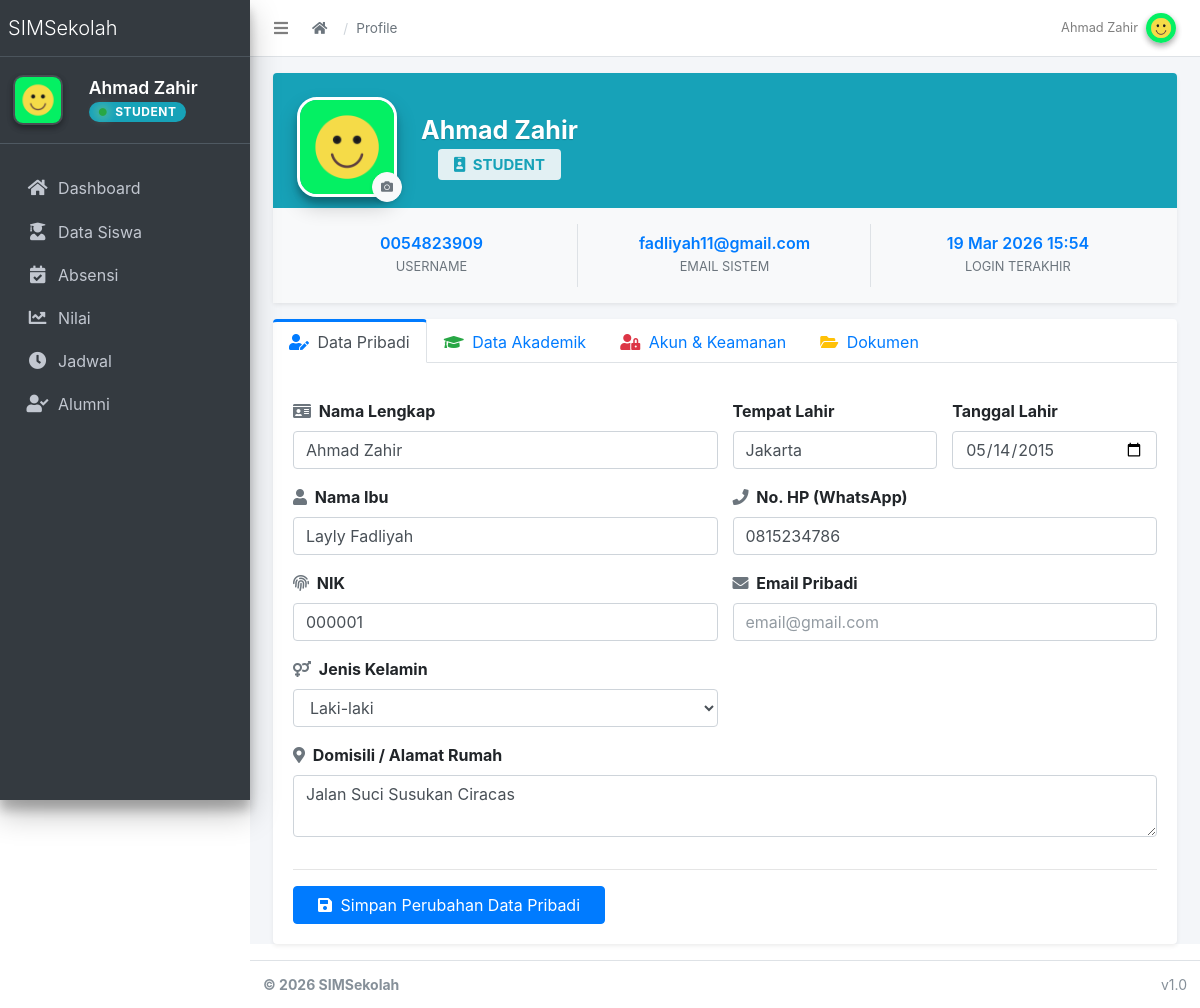
The page /students/profile/ (signed in) on the database as committed earlier.
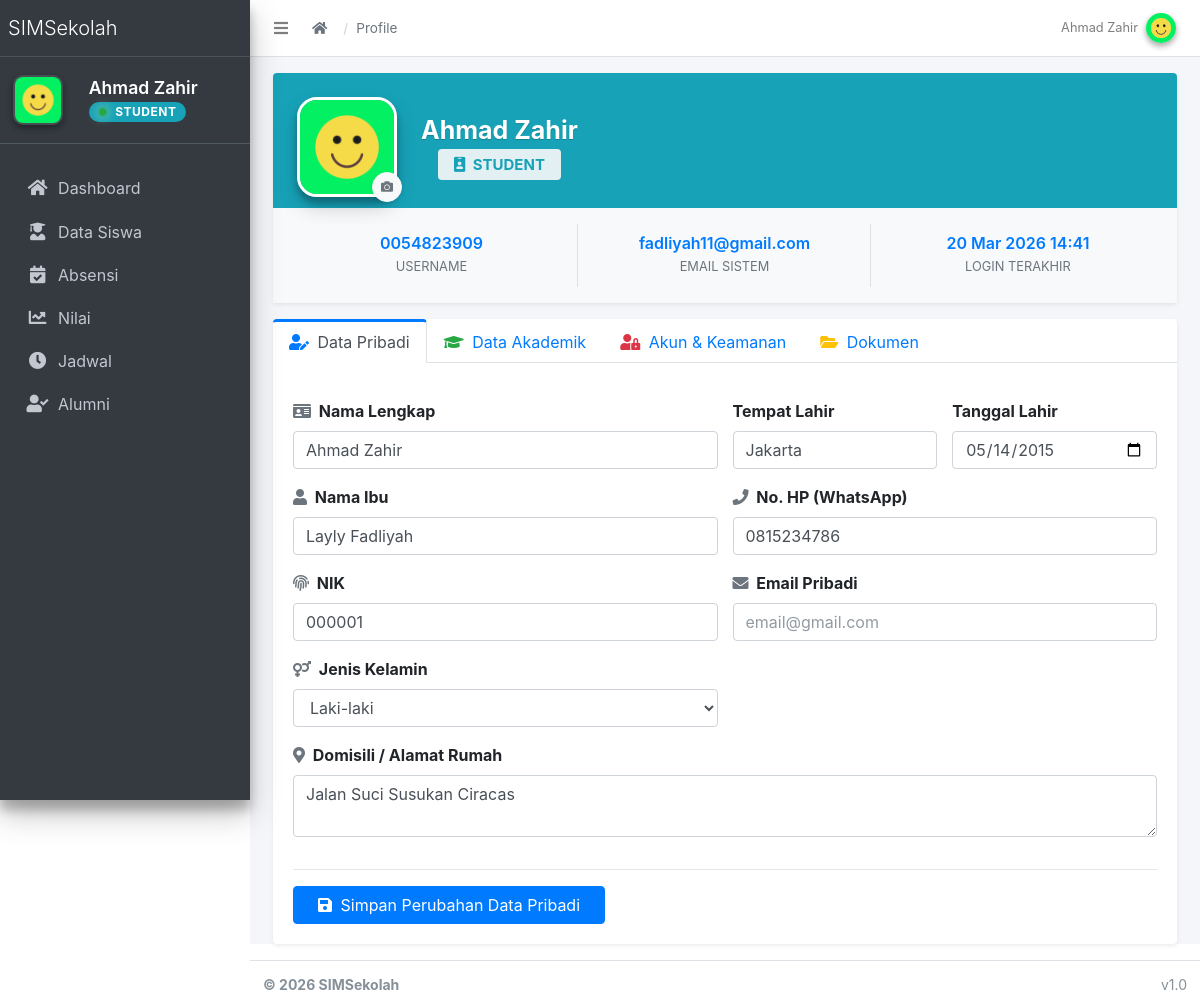
The same page on the database as committed later.
### apps/accounts/models.py (models this page shows, shortened)
class User(AbstractUser):
    role = models.CharField(
        max_length=20,
        choices=(
            ('admin', 'Admin'),
            ('operator', 'Operator'),
            ('teacher', 'Teacher'),
            ('student', 'Student'),
        ),
        default='student'
    )

### apps/students/models.py (models this page shows)
class StudentProfile(models.Model):
    GENDER_CHOICES = (
        ('L', 'Laki-laki'),
        ('P', 'Perempuan'),
    )
    user = models.OneToOneField('accounts.User', on_delete=models.CASCADE, related_name='student_profile')
    nama_lengkap = models.CharField(max_length=255)
    jenis_kelamin = models.CharField(max_length=1, choices=GENDER_CHOICES, blank=True)
    nik = models.CharField(max_length=16, blank=True)
    nisn = models.CharField(max_length=20, unique=True)
    foto = models.ImageField(upload_to='photos/students/', blank=True, null=True)
    ijazah = models.FileField(upload_to='documents/students/ijazah/', null=True, blank=True)
    tempat_lahir = models.CharField(max_length=100, blank=True)
    tanggal_lahir = models.DateField(null=True, blank=True)
    nama_ibu_kandung = models.CharField(max_length=100, blank=True)
    alamat_rumah = models.TextField(blank=True)
    no_hp = models.CharField(max_length=20, blank=True)
    email_pribadi = models.EmailField(blank=True)
    status_akademik = models.CharField(
        max_length=20,
        choices=[('aktif', 'Aktif'), ('lulus', 'Lulus'), ('drop', 'Putus Sekolah')],
        default='aktif'
    )
    classroom = models.ForeignKey(
        'academics.Classroom',
        on_delete=models.SET_NULL,
        null=True,
        blank=True,
        related_name='students'
    )

### apps/students/views.py (the view)
# urls.py: path('profile/', profile_view, name='profile'),
@login_required
def profile_view(request):
    if request.user.role != 'student':
        messages.error(request, 'Akses ditolak. Anda bukan siswa.')
        return redirect('dashboard')
    profile, _ = StudentProfile.objects.get_or_create(user=request.user)
    if request.method == 'POST':
        u_form = UserForm(request.POST, instance=request.user)
        p_form = StudentProfileForm(request.POST, request.FILES, instance=profile)
        if u_form.is_valid() and p_form.is_valid():
            user_obj = u_form.save(commit=False)
            password = u_form.cleaned_data.get('password')
            if password:
                user_obj.set_password(password)
            user_obj.save()
            update_session_auth_hash(request, user_obj)
            p_form.save()
            messages.success(request, 'Profil Anda berhasil diperbarui!')
            return redirect('students:profile')
        else:
            messages.error(request, 'Gagal memperbarui profil. Silakan cek kembali.')
    else:
        u_form = UserForm(instance=request.user)
        u_form.fields['password'].initial = "" # Kosongkan field password di UI
        p_form = StudentProfileForm(instance=profile)
    return render(request, 'students/profile.html', {
        'u_form': u_form,
        'p_form': p_form,
        'profile': profile, # Kirim objek profile untuk preview foto
    })

### apps/accounts/forms.py
class UserForm(forms.ModelForm):
    password = forms.CharField(
        widget=forms.PasswordInput(attrs={'placeholder': 'Masukkan password'}),
        required=False,
        help_text="Gunakan password yang kuat."
    )
    class Meta:
        model = User
        fields = ['username', 'email']
        widgets = {field: forms.TextInput(attrs={'class': 'form-control'}) for field in fields}

### apps/students/forms.py
class StudentProfileForm(forms.ModelForm): # Pastikan namanya persis ini
    class Meta:
        model = StudentProfile
        fields = ['nama_lengkap', 'nisn', 'nama_ibu_kandung', 'tempat_lahir', 'tanggal_lahir', 'foto','ijazah','nik','jenis_kelamin','alamat_rumah','no_hp','email_pribadi']

### apps/accounts/templatetags/account_tags.py (called while the page is built)
@register.inclusion_tag('accounts/partials/user_info.html') # Sesuaikan template tag Suhu
def user_profile_info(user):
    profile = None
    if user.is_authenticated:
        if hasattr(user, 'userprofile'):
            profile = user.userprofile
        elif hasattr(user, 'student_profile'):
            profile = user.student_profile
    return {
        'user': user,
        'profile': profile,
    }

### apps/core/context_processors.py (called while the page is built)
def theme(request):
    return {
        "THEME": settings.THEME
    }

### apps/students/templates/students/profile.html (shortened to what the changed rows need)
{% extends "admin/base.html" %}
{% load static %}
{% load widget_tweaks %}
{% block content %}
<div class="container-fluid">
 <form method="post" enctype="multipart/form-data">
    <div class="card card-widget widget-user shadow-sm">
        <div class="widget-user-header bg-info p-4"> <div class="d-flex align-items-center">
                <div class="widget-user-info-right text-white">
                    <h2 class="widget-user-username mb-1" style="font-weight: 700;">
                        {{ profile.nama_lengkap|default:request.user.username }}
                    </h2>
                    <h5 class="widget-user-desc mb-0" style="opacity: 0.9; font-weight: 300;">
                        <span class="badge badge-light px-3 py-2" style="color: #17a2b8;">
                            <i class="fas fa-id-badge mr-1"></i> {{ request.user.role|upper|default:"USER" }}
                        </span>
                    </h5>
                </div>
            </div>
        </div>
        <div class="card-footer py-3 bg-light">
            <div class="row text-center">
                <div class="col-sm-4 border-right">
                    <div class="description-block">
                        <h5 class="description-header text-primary">{{ request.user.username }}</h5>
                        <span class="description-text small text-muted">USERNAME</span>
                    </div>
                </div>
                <div class="col-sm-4 border-right">
                    <div class="description-block">
                        <h5 class="description-header text-primary text-truncate px-2">{{ request.user.email|default:"-" }}</h5>
                        <span class="description-text small text-muted">EMAIL SISTEM</span>
                    </div>
                </div>
                <div class="col-sm-4">
                    <div class="description-block">
                        <h5 class="description-header text-primary">{{ request.user.last_login|date:"d M Y H:i" }}</h5>
                        <span class="description-text small text-muted">LOGIN TERAKHIR</span>
                    </div>
                </div>
            </div>
        </div>
    </div>
            </form>
        </div>
    </div>
</div>
{% endblock %}

### templates/admin/partials/navbar.html (shortened to what this page needs)
<nav class="main-header navbar navbar-expand navbar-white navbar-light">
  <ul class="navbar-nav">
    <li class="nav-item">
      <a class="nav-link" data-widget="pushmenu" href="#" role="button">
        <i class="fas fa-bars"></i>
      </a>
    </li>
  </ul>
  <nav aria-label="breadcrumb" class="d-none d-md-flex align-items-center ml-2">
    <ol class="breadcrumb">
      <li class="breadcrumb-item">
        <a href="{% url 'dashboard' %}"><i class="fas fa-home"></i></a>
      </li>
      {% for crumb in breadcrumbs %}
        {% if crumb.url %}
          <li class="breadcrumb-item">
            <a href="{{ crumb.url }}">{{ crumb.name }}</a>
          </li>
        {% else %}
          <li class="breadcrumb-item active" aria-current="page">
            {{ crumb.name }}
          </li>
        {% endif %}
      {% endfor %}
    </ol>
  </nav>
  <ul class="navbar-nav ml-auto">
  <li class="nav-item dropdown">
    <a class="nav-link d-flex align-items-center" data-toggle="dropdown" href="#">
      <span class="mr-2 d-none d-lg-inline text-gray-600 small">
        {% if request.user.role == 'student' %}
          {{ request.user.student_profile.nama_lengkap|default:request.user.username }}
        {% elif request.user.role == 'teacher' %}
          {{ request.user.teacher_profile.nama_lengkap|default:request.user.username }}
        {% else %}
          {{ request.user.username }}
        {% endif %}
      </span>
      {% if request.user.role == 'student' and request.user.student_profile.foto %}
        <img src="{{ request.user.student_profile.foto.url }}" class="img-circle elevation-2" style="width: 30px; height: 30px; object-fit: cover;">
      {% elif request.user.role == 'teacher' and request.user.teacher_profile.foto %}
        <img src="{{ request.user.teacher_profile.foto.url }}" class="img-circle elevation-2" style="width: 30px; height: 30px; object-fit: cover;">
      {% else %}
        <i class="far fa-user-circle fa-lg"></i>
      {% endif %}
    </a>
  </li>
</ul>
</nav>

### apps/accounts/templates/accounts/partials/user_info.html
{% load static %}
{% if user.is_authenticated %}
    <div class="user-panel mt-3 pb-3 mb-3 d-flex align-items-center">
        <div class="image">
           <img src="{% if user.role == 'student' and user.student_profile.foto %}{{ user.student_profile.foto.url }}{% elif user.role == 'teacher' and user.teacher_profile.foto %}{{ user.teacher_profile.foto.url }}{% else %}{% static 'img/gurulaki.jpg' %}{% endif %}"
     class="elevation-2"
     style="width: 50px; height: 50px; object-fit: cover; border-radius: 10px; border: 2px solid rgba(255,255,255,0.1); transition: transform .3s ease;"
     onmouseover="this.style.transform='scale(1.1)'"
     onmouseout="this.style.transform='scale(1)'">
        </div>
        <div class="info ml-3">
            <a href="{% if user.role == 'student' %}{% url 'students:profile' %}{% elif user.role == 'teacher' %}{% url 'teachers:profile' %}{% else %}{% url 'accounts:profile' %}{% endif %}"
   class="d-block"
   style="font-size: 1.1rem; font-weight: 600; line-height: 1.1; color: #fff;">
    {% if user.role == 'student' %}
        {{ user.student_profile.nama_lengkap|default:user.username }}
    {% elif user.role == 'teacher' %}
        {{ user.teacher_profile.nama_lengkap|default:user.username }}
    {% else %}
        {{ user.username }}
    {% endif %}
</a>
            <span class="badge badge-info mt-1 d-inline-flex align-items-center"
                  style="font-size: 12px; padding: 4px 10px; letter-spacing: 0.5px; border-radius: 50px;">
                <i class="fas fa-circle mr-2" style="font-size: 8px; color: #28a745; text-shadow: 0 0 8px #28a745, 0 0 12px #ffffff;"></i>
                {{ user.role|upper }}
            </span>
        </div>
    </div>
{% endif %}

Rows that differ between the two databases and show on the page:
changed User "Ahmad Zahir": user.last_login "19 Mar 2026 15:54" → "20 Mar 2026 14:41"
